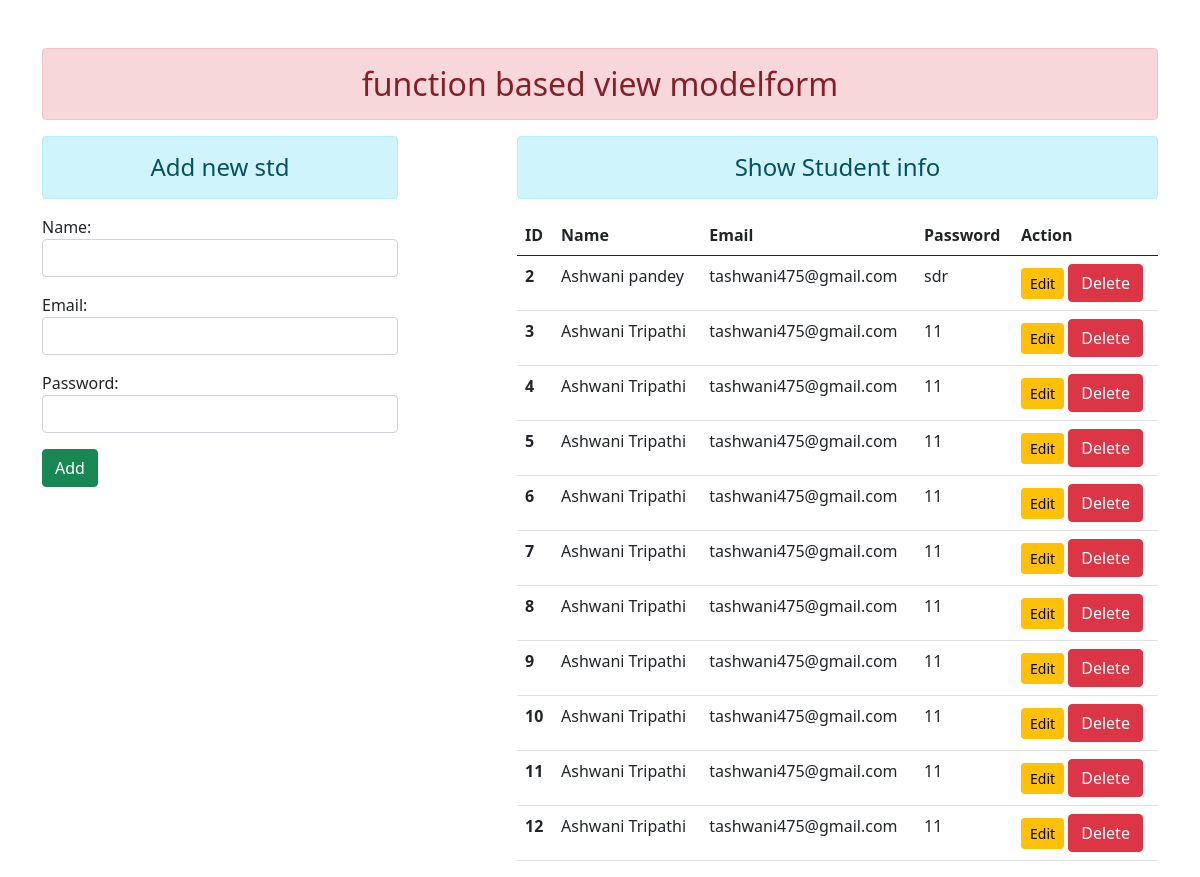
The page / on the database its author committed.
### enroll/models.py (models this page shows)
class User(models.Model):
    name=models.CharField(max_length=70)
    email=models.EmailField(max_length=100)
    password=models.CharField(max_length=100)

### enroll/views.py (the view)
# urls.py: path('',views.add_show,name="addandshow"),
def add_show(request):
    if request.method=='POST':
        fm=StudentRegistration(request.POST)
        if fm.is_valid():
            nm=fm.cleaned_data['name']
            em=fm.cleaned_data['email']
            pw=fm.cleaned_data['password']
            reg=User(name=nm,email=em,password=pw)
            reg.save()
            fm=StudentRegistration()
    else:
        fm=StudentRegistration()
    stud=User.objects.all()
    return render(request,'enroll/addandshow.html',{'form':fm,'stu':stud})

### enroll/forms.py
class StudentRegistration(forms.ModelForm):
    class Meta:
        model=User
        fields=['name','email','password']
        widgets={
            'name':forms.TextInput(attrs={'class':'form-control'}),
            'email':forms.EmailInput(attrs={'class':'form-control'}),
            'password':forms.PasswordInput(render_value=True ,attrs={'class':'form-control'}),
        }

### enroll/templates/enroll/addandshow.html (shortened to what this page needs)
{% extends 'enroll/base.html' %}
{% block  content%}
 <div class="row">
    <div class="col-sm-4">
        <h4 class="text-center alert alert-info">Add new std</h4>
<form action="" method="POST" >
    {{form.as_p}}
    <input type="submit" class="btn btn-success" value="Add">
</form>
    </div>
    <div class="col-sm-7 offset-1">
        <h4  class="text-center alert alert-info">Show Student info</h4>
        {% if stu%}
          <table class="table  table-hover">
            <thead>
              <tr>
                <th scope="col">ID</th>
                <th scope="col">Name</th>
                <th scope="col">Email</th>
                <th scope="col">Password</th>
                <th scope="col">Action</th>
              </tr>
            </thead>
            <tbody>
                {% for st in stu%}
              <tr>
                <th scope="row">{{st.id}}</th>
                <td>{{st.name}}</td>
                <td>{{st.email}}</td>
                <td>{{st.password}}</td>
                <td>
                <a href="{% url 'updatedata' st.id %}" class="btn btn-warning btn-sm">Edit</a>
                <form action="{% url 'deletedata' st.id %}" method="POST" class="d-inline">
                  <input type="submit" class="btn btn-danger" value="Delete">
                </form>
                </td>
              </tr>
              {% endfor%}
            </tbody>
          </table>
        {% else %}
          <h4 class="text-center alert alert-warning">No Data</h4>
        {% endif %}
    </div>
 </div>
{% endblock content %}

### enroll/templates/enroll/base.html (shortened to what this page needs)
<!DOCTYPE html>
{% load static%}
<html lang="en">
<head>
    <link rel="stylesheet" href="{% static 'enroll/css/bootstrap.css' %}">
</head>
<body>
    <div class="container mt-5">
       <h2 class="text-center alert alert-danger">function based view modelform</h2>
       {% block content %} {% endblock content%}
    </div>
</body>
</html>

### rows shown on the page
User: id "2", name "Ashwani pandey", email "tashwani475@gmail.com", password "sdr"
User: id "3", name "Ashwani Tripathi", email "tashwani475@gmail.com", password "11"
User: id "4", name "Ashwani Tripathi", email "tashwani475@gmail.com", password "11"
User: id "5", name "Ashwani Tripathi", email "tashwani475@gmail.com", password "11"
User: id "6", name "Ashwani Tripathi", email "tashwani475@gmail.com", password "11"
User: id "7", name "Ashwani Tripathi", email "tashwani475@gmail.com", password "11"
User: id "8", name "Ashwani Tripathi", email "tashwani475@gmail.com", password "11"
User: id "9", name "Ashwani Tripathi", email "tashwani475@gmail.com", password "11"
User: id "10", name "Ashwani Tripathi", email "tashwani475@gmail.com", password "11"
User: id "11", name "Ashwani Tripathi", email "tashwani475@gmail.com", password "11"
User: id "12", name "Ashwani Tripathi", email "tashwani475@gmail.com", password "11"
